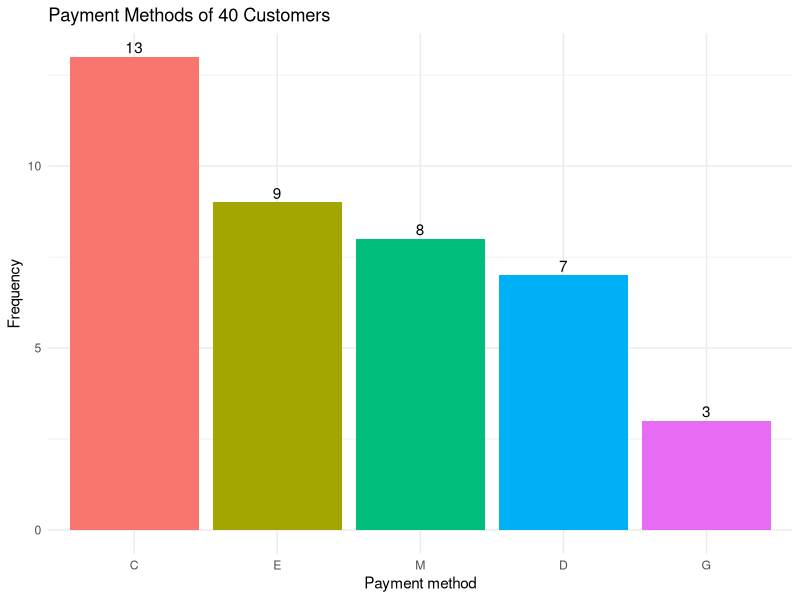
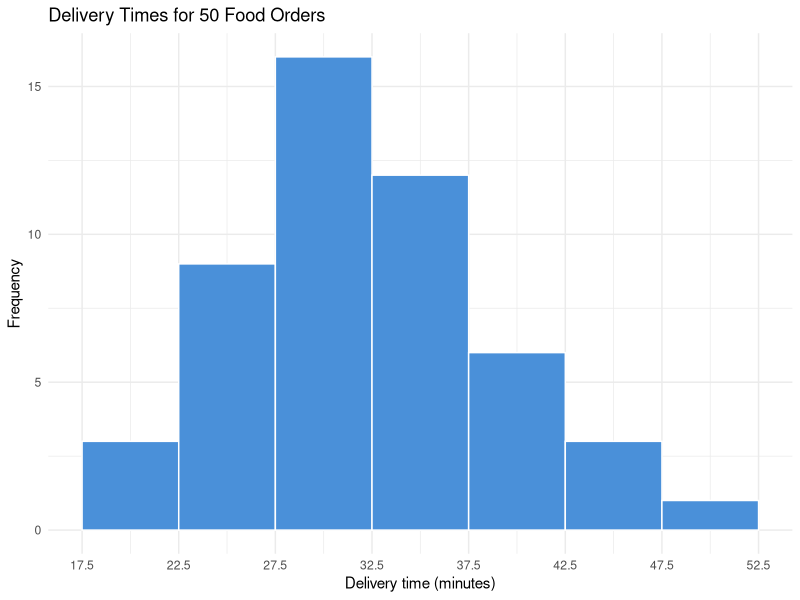
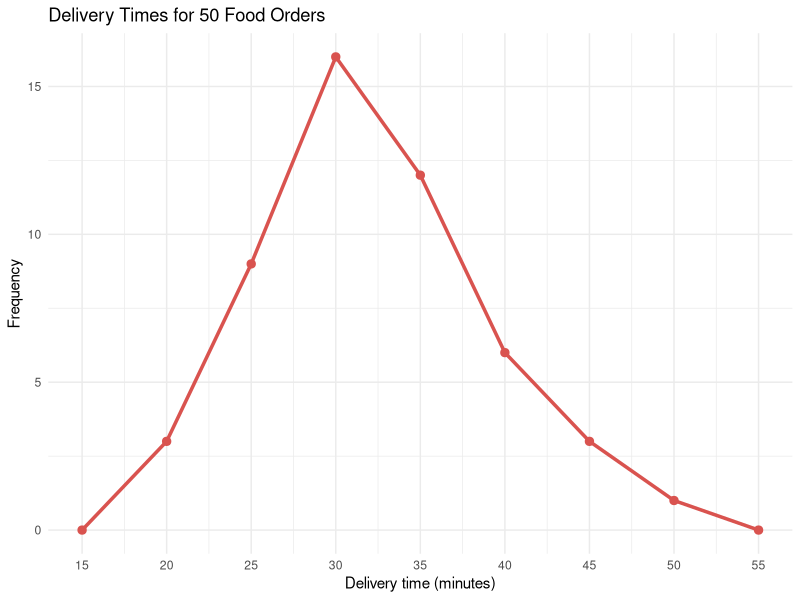
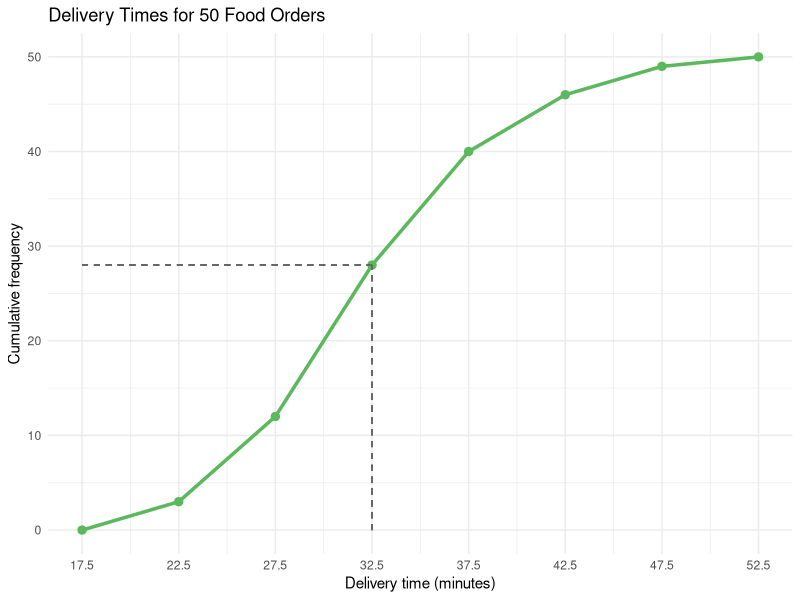
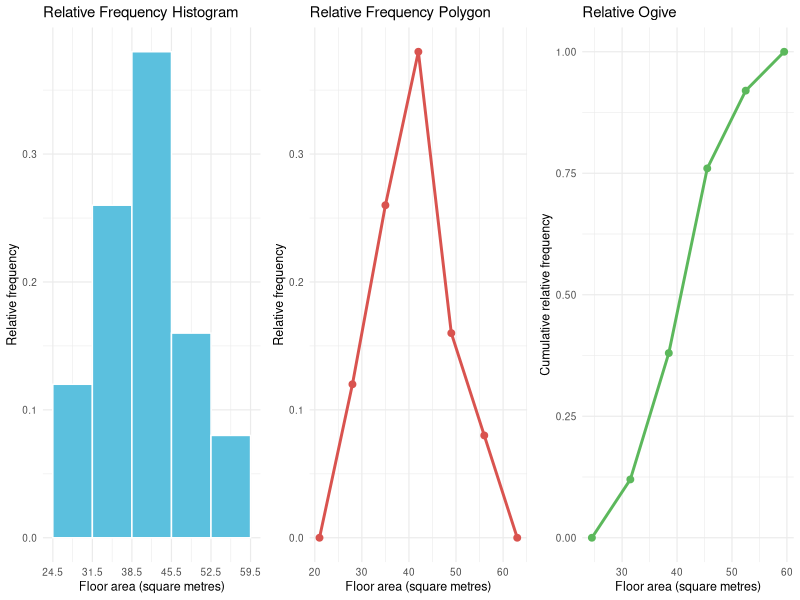
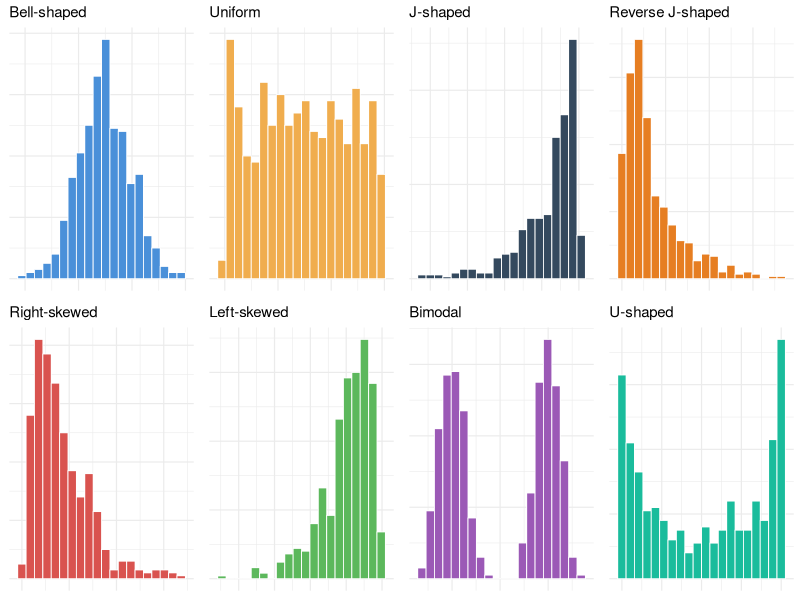
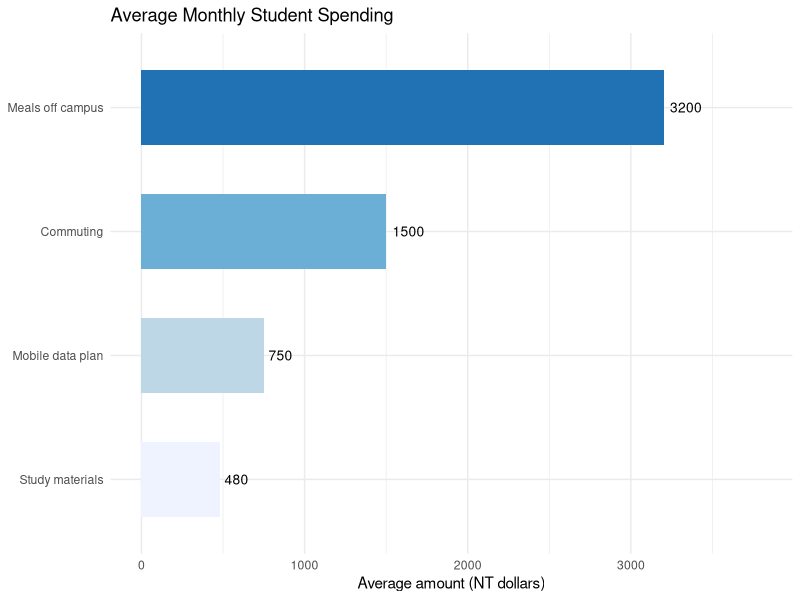
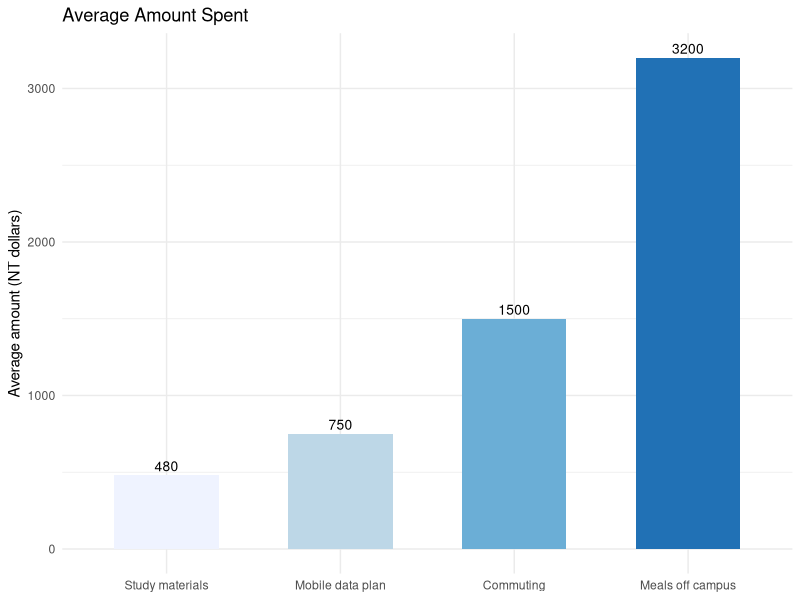

Generate these figures, in order, with R:
## ---- chunk 1
library(tidyverse)
library(gridExtra)
## ---- chunk 2
payments <- c("C","E","M","C","D","E","G","C","E","M",
              "C","D","C","E","M","E","C","G","M","D",
              "E","C","M","D","C","E","M","C","D","E",
              "M","C","G","D","E","C","M","C","C","D")

payment_freq <- data.frame(payments) |>
  count(payments) |>
  mutate(payments = factor(payments, levels = c("C","E","M","D","G"))) |>
  arrange(payments) |>
  rename(Class = payments, Frequency = n) |>
  mutate(Percent = round(Frequency / sum(Frequency) * 100, 1))

knitr::kable(payment_freq, align = "c")
## ---- chunk 3
ggplot(payment_freq, aes(x = Class, y = Frequency, fill = Class)) +
  geom_col(show.legend = FALSE) +
  geom_text(aes(label = Frequency), vjust = -0.3) +
  labs(title = "Payment Methods of 40 Customers",
       x = "Payment method", y = "Frequency") +
  theme_minimal()
## ---- chunk 4
delivery_times <- c(31,27,35,29,22,40,30,26,33,28,
                    25,32,37,30,43,29,36,31,27,34,
                    38,30,28,45,32,26,35,24,31,29,
                    18,34,41,32,27,52,30,36,25,39,
                    23,37,21,33,42,32,47,40,35,37)

highest     <- max(delivery_times)
lowest      <- min(delivery_times)
data_range  <- highest - lowest
class_width <- ceiling(data_range / 7)

c(Highest = highest, Lowest = lowest,
  Range = data_range, Width = class_width)
## ---- chunk 5
class_breaks <- seq(17.5, 52.5, by = class_width)
class_limits <- c("18-22","23-27","28-32","33-37",
                  "38-42","43-47","48-52")

delivery_freq <- data.frame(delivery_times) |>
  mutate(Class = cut(delivery_times, breaks = class_breaks,
                     labels = class_limits)) |>
  count(Class, .drop = FALSE) |>
  rename(Frequency = n) |>
  mutate(
    Boundaries = paste0(head(class_breaks, -1), "-", tail(class_breaks, -1)),
    Midpoint   = head(class_breaks, -1) + class_width / 2,
    Cumulative = cumsum(Frequency)
  )
## ---- chunk 6
knitr::kable(delivery_freq[, c("Class","Boundaries","Midpoint","Frequency")],
             col.names = c("Class limits","Class boundaries","Midpoint","Frequency"),
             align = "c")
## ---- chunk 7
cumulative_table <- data.frame(
  Class      = paste("Less than", class_breaks),
  Cumulative = c(0, delivery_freq$Cumulative)
)

knitr::kable(cumulative_table, col.names = c("", "Cumulative frequency"),
             align = "c")
## ---- chunk 8
basket_items <- c(4, 9, 3, 5, 6, 4,
                  5, 3, 7, 4, 2, 6,
                  3, 5, 4, 8, 5, 3,
                  6, 4, 2, 5, 7, 4,
                  3, 6, 5, 4, 8, 7)

basket_freq <- data.frame(basket_items) |>
  count(basket_items) |>
  rename(Class = basket_items, Frequency = n) |>
  mutate(Boundaries = paste0(Class - 0.5, "-", Class + 0.5),
         Cumulative = cumsum(Frequency))
## ---- chunk 9
knitr::kable(basket_freq[, c("Class","Boundaries","Frequency","Cumulative")],
             col.names = c("Class limits","Class boundaries",
                           "Frequency","Cumulative frequency"),
             align = "c")
## ---- chunk 10
ggplot(data.frame(delivery_times), aes(x = delivery_times)) +
  geom_histogram(breaks = class_breaks, fill = "#4a90d9", color = "white") +
  scale_x_continuous(breaks = class_breaks) +
  labs(title = "Delivery Times for 50 Food Orders",
       x = "Delivery time (minutes)", y = "Frequency") +
  theme_minimal()
## ---- chunk 11
polygon_points <- data.frame(
  x = c(15, delivery_freq$Midpoint, 55),
  y = c(0,  delivery_freq$Frequency, 0)
)

knitr::kable(delivery_freq[, c("Boundaries","Midpoint","Frequency")],
             col.names = c("Class boundaries","Midpoints","Frequency"),
             align = "c")
## ---- chunk 12
ggplot(polygon_points, aes(x, y)) +
  geom_line(color = "#d9534f", linewidth = 1.2) +
  geom_point(color = "#d9534f", size = 2.5) +
  scale_x_continuous(breaks = polygon_points$x) +
  labs(title = "Delivery Times for 50 Food Orders",
       x = "Delivery time (minutes)", y = "Frequency") +
  theme_minimal()
## ---- chunk 13
ogive_points <- data.frame(
  x = class_breaks,
  y = c(0, delivery_freq$Cumulative)
)

ogive_points
## ---- chunk 14
ggplot(ogive_points, aes(x, y)) +
  geom_line(color = "#5cb85c", linewidth = 1.2) +
  geom_point(color = "#5cb85c", size = 2.5) +
  geom_segment(x = 32.5, xend = 32.5, y = 0, yend = 28,
               linetype = "dashed", color = "grey40") +
  geom_segment(x = 17.5, xend = 32.5, y = 28, yend = 28,
               linetype = "dashed", color = "grey40") +
  scale_x_continuous(breaks = class_breaks) +
  labs(title = "Delivery Times for 50 Food Orders",
       x = "Delivery time (minutes)", y = "Cumulative frequency") +
  theme_minimal()
## ---- chunk 15
retail_units <- data.frame(
  lower = c(24.5, 31.5, 38.5, 45.5, 52.5),
  upper = c(31.5, 38.5, 45.5, 52.5, 59.5),
  freq  = c(6, 13, 19, 8, 4)
) |>
  mutate(mid    = (lower + upper) / 2,
         rel_f  = freq / sum(freq),
         cum_rf = cumsum(rel_f))

knitr::kable(retail_units[, c("lower","upper","mid","rel_f","cum_rf")],
             col.names = c("Lower boundary","Upper boundary","Midpoint",
                           "Relative frequency","Cumulative relative frequency"),
             align = "c")
## ---- chunk 16
rel_hist <- ggplot(retail_units, aes(x = mid, y = rel_f)) +
  geom_col(width = 7, fill = "#5bc0de", color = "white") +
  scale_x_continuous(breaks = c(retail_units$lower, 59.5)) +
  labs(title = "Relative Frequency Histogram",
       x = "Floor area (square metres)", y = "Relative frequency") +
  theme_minimal(base_size = 9)

rel_polygon <- ggplot(data.frame(x = c(21, retail_units$mid, 63),
                                 y = c(0, retail_units$rel_f, 0)), aes(x, y)) +
  geom_line(color = "#d9534f", linewidth = 1) +
  geom_point(color = "#d9534f", size = 2) +
  labs(title = "Relative Frequency Polygon",
       x = "Floor area (square metres)", y = "Relative frequency") +
  theme_minimal(base_size = 9)

rel_ogive <- ggplot(data.frame(x = c(24.5, retail_units$upper),
                               y = c(0, retail_units$cum_rf)), aes(x, y)) +
  geom_line(color = "#5cb85c", linewidth = 1) +
  geom_point(color = "#5cb85c", size = 2) +
  labs(title = "Relative Ogive",
       x = "Floor area (square metres)", y = "Cumulative relative frequency") +
  theme_minimal(base_size = 9)
## ---- chunk 17
gridExtra::grid.arrange(rel_hist, rel_polygon, rel_ogive, ncol = 3)
## ---- chunk 18
set.seed(42)

make_hist <- function(data, title, fill_col) {
  ggplot(data.frame(x = data), aes(x)) +
    geom_histogram(bins = 20, fill = fill_col, color = "white", linewidth = 0.3) +
    labs(title = title, x = NULL, y = NULL) +
    theme_minimal(base_size = 9) +
    theme(axis.text = element_blank())
}
## ---- chunk 19
p_bell  <- make_hist(rnorm(500, 50, 10),     "Bell-shaped",     "#4a90d9")
p_uni   <- make_hist(runif(500, 20, 80),     "Uniform",         "#f0ad4e")
p_j     <- make_hist(100 - rexp(500, 0.05),  "J-shaped",        "#34495e")
p_rj    <- make_hist(rexp(500, 0.05),        "Reverse J-shaped","#e67e22")
p_right <- make_hist(rgamma(500, 2, 0.1),    "Right-skewed",    "#d9534f")
p_left  <- make_hist(80 - rgamma(500, 2, 0.1), "Left-skewed",   "#5cb85c")
p_bimod <- make_hist(c(rnorm(250,30,5), rnorm(250,70,5)), "Bimodal",  "#9b59b6")
p_u     <- make_hist(c(rbeta(500, 0.4, 0.4) * 100),       "U-shaped", "#1abc9c")
## ---- chunk 20
gridExtra::grid.arrange(p_bell, p_uni, p_j, p_rj,
                        p_right, p_left, p_bimod, p_u, ncol = 4)
## ---- chunk 21
monthly_spending <- data.frame(
  category = c("Meals off campus", "Commuting",
               "Mobile data plan", "Study materials"),
  amount   = c(3200, 1500, 750, 480)
) |>
  mutate(category = factor(category,
                           levels = c("Study materials", "Mobile data plan",
                                      "Commuting", "Meals off campus")))
## ---- chunk 22
ggplot(monthly_spending, aes(x = amount, y = category, fill = category)) +
  geom_col(show.legend = FALSE, width = 0.6) +
  geom_text(aes(label = amount), hjust = -0.2, size = 3.5) +
  scale_x_continuous(limits = c(0, 3800)) +
  scale_fill_brewer(palette = "Blues") +
  labs(title = "Average Monthly Student Spending",
       x = "Average amount (NT dollars)", y = NULL) +
  theme_minimal()
## ---- chunk 23
ggplot(monthly_spending, aes(x = category, y = amount, fill = category)) +
  geom_col(show.legend = FALSE, width = 0.6) +
  geom_text(aes(label = amount), vjust = -0.4, size = 3.5) +
  scale_fill_brewer(palette = "Blues") +
  labs(title = "Average Amount Spent",
       x = NULL, y = "Average amount (NT dollars)") +
  theme_minimal()
## ---- chunk 24
store_formats <- c("Convenience", "Supermarket", "Hypermarket")

store_visits <- data.frame(
  # a factor keeps the formats in size order instead of alphabetical order
  format   = factor(rep(store_formats, each = 2), levels = store_formats),
  day_type = rep(c("Weekday", "Weekend"), times = 3),
  visits   = c(820, 960, 540, 910, 310, 720)
)

ggplot(store_visits, aes(x = format, y = visits, fill = day_type)) +
  geom_col(position = "dodge", width = 0.7) +
  labs(title = "Average Daily Visitors by Store Format",
       x = "Store format", y = "Visitors per day", fill = NULL) +
  theme_minimal()
## ---- chunk 25
cart_reasons <- data.frame(
  reason  = c("Shipping cost","Slow delivery","Checkout steps",
              "Payment options","Out of stock"),
  percent = c(41, 26, 33, 18, 29)
) |>
  arrange(desc(percent)) |>
  mutate(reason = factor(reason, levels = reason))

cart_reasons
## ---- chunk 26
ggplot(cart_reasons, aes(x = reason, y = percent, fill = reason)) +
  geom_col(show.legend = FALSE, width = 0.7) +
  geom_text(aes(label = paste0(percent, "%")), vjust = -0.4, size = 3.5) +
  scale_y_continuous(limits = c(0, 50)) +
  scale_fill_brewer(palette = "Reds", direction = -1) +
  labs(title = "Why Shoppers Abandon a Cart",
       x = NULL, y = "Percent of shoppers") +
  theme_minimal()
## ---- chunk 27
hotel_visitors <- data.frame(
  month    = factor(month.abb, levels = month.abb),
  visitors = c(9.8, 9.1, 7.4, 6.2, 5.5, 4.8,
               5.1, 5.4, 6.0, 7.2, 8.6, 10.4)
)
## ---- chunk 28
ggplot(hotel_visitors, aes(x = month, y = visitors, group = 1)) +
  geom_line(color = "#d9534f", linewidth = 1.2) +
  geom_point(color = "#d9534f", size = 2.5) +
  scale_y_continuous(limits = c(0, 12)) +
  labs(title = "Hot Spring Hotel Visitors",
       x = "Month", y = "Visitors (thousands)") +
  theme_minimal()
## ---- chunk 29
hot_drinks <- data.frame(
  drink = c("Latte","Americano","Milk tea","Black tea","Hot cocoa"),
  cups  = c(12.7, 9.4, 6.1, 4.8, 3.0)
) |>
  mutate(drink   = factor(drink, levels = drink),
         Degrees = round(cups / sum(cups) * 360),
         Percent = round(cups / sum(cups) * 100, 1))

knitr::kable(hot_drinks, col.names = c("Drink","Cups","Degrees","Percent"),
             align = "c")
## ---- chunk 30
ggplot(hot_drinks, aes(x = "", y = cups, fill = drink)) +
  geom_col(width = 1, color = "white") +
  coord_polar(theta = "y", direction = -1) +
  geom_text(aes(label = paste0(Percent, "%")),
            position = position_stack(vjust = 0.5), size = 3.2) +
  scale_fill_brewer(palette = "Set2") +
  labs(title = "Hot Drinks Sold in One Week", fill = NULL) +
  theme_void()
## ---- chunk 31
shift_volume <- data.frame(
  shift    = c("Morning","Afternoon","Night"),
  packages = c(3060, 3240, 2700)
) |>
  mutate(shift   = factor(shift, levels = shift),
         Degrees = round(packages / sum(packages) * 360),
         Percent = round(packages / sum(packages) * 100))

knitr::kable(shift_volume, col.names = c("Shift","Frequency","Degrees","Percent"),
             align = "c")
## ---- chunk 32
ggplot(shift_volume, aes(x = "", y = packages, fill = shift)) +
  geom_col(width = 1, color = "white") +
  coord_polar(theta = "y", direction = -1) +
  geom_text(aes(label = paste0(shift, "\n", Percent, "%")),
            position = position_stack(vjust = 0.5), size = 3.2) +
  scale_fill_manual(values = c("#4a90d9","#d9534f","#5cb85c")) +
  labs(title = "Packages Sorted by Shift", fill = NULL) +
  theme_void()
## ---- chunk 33
complaints <- c(2,1,0,3,12,1,4,1,2,5,
                1,0,2,1, 3,6,1,0,2,1,
                3,9,5,2, 1,4,0,2,1,0,
                1,4,2,3, 0,1,6,2,3,7,
                0,2,1,3, 4,5,6,3,2,4)

table(complaints)
## ---- chunk 34
ggplot(data.frame(complaints), aes(x = complaints)) +
  geom_dotplot(binwidth = 1, method = "histodot", dotsize = 0.55,
               fill = "#2c4a6e", color = "white") +
  scale_x_continuous(breaks = 0:12) +
  scale_y_continuous(NULL, breaks = NULL) +
  labs(title = "Complaints by Product Line", x = "Number of complaints") +
  theme_minimal()
## ---- chunk 35
evening_customers <- c(33,22,41,13,54,
                        8,35,31,58,26,
                       45,32,17,38,24,
                       51,33,47,36,42)

leaves_by_stem <- function(values, lower_limits, width, decreasing = FALSE) {
  vapply(lower_limits, function(lo) {
    in_row <- values[values >= lo & values < lo + width]
    paste(sort(in_row %% 10, decreasing = decreasing), collapse = " ")
  }, character(1))
}

stem_rows <- seq(0, 50, by = 10)
data.frame(Stem   = stem_rows %/% 10,
           Leaves = leaves_by_stem(evening_customers, stem_rows, width = 10)) |>
  knitr::kable(align = "c")
## ---- chunk 36
stem(evening_customers, scale = 2)
## ---- chunk 37
pallets <- c(57,63,50,66,55,
             69,52,58,61,76,
             54,67,59,65,60,
             71,56,64,51,68,
             53,62,57,78,55,
             59,73,66,63,69)

class_rows <- seq(50, 75, by = 5)
data.frame(Stem   = class_rows %/% 10,
           Leaves = leaves_by_stem(pallets, class_rows, width = 5)) |>
  knitr::kable(align = "c")
## ---- chunk 38
taipei    <- c(64,57,52,45,60, 55,38,68,50,62, 63,44,58,70,41,
               69,53,61,66,56, 73,58,49,45,64)
taichung  <- c(45,53,44,36,47, 61,55,40,35,32, 54,34,51,43,36,
               48,41,39,50,72, 58,42,66,45,55)

stem_rows <- seq(30, 70, by = 10)
data.frame(
  Taipei   = leaves_by_stem(taipei, stem_rows, width = 10, decreasing = TRUE),
  Stem     = stem_rows %/% 10,
  Taichung = leaves_by_stem(taichung, stem_rows, width = 10)
) |> knitr::kable(align = "c")
## ---- chunk 39
vehicles_on_road <- data.frame(
  maker   = c("Manufacturer", "Competitor I", "Competitor II"),
  percent = c(98, 97, 96.5)
)
## ---- chunk 40
ggplot(vehicles_on_road, aes(maker, percent, fill = maker)) +
  geom_col(show.legend = FALSE, width = 0.5) +
  coord_cartesian(ylim = c(95, 100)) +
  labs(title = "Vehicles on the Road (scale 95 to 100)",
       x = NULL, y = "Percent of cars on road") +
  theme_minimal()
## ---- chunk 41
ggplot(vehicles_on_road, aes(maker, percent, fill = maker)) +
  geom_col(show.legend = FALSE, width = 0.5) +
  coord_cartesian(ylim = c(0, 100)) +
  labs(title = "Vehicles on the Road (scale 0 to 100)",
       x = NULL, y = "Percent of cars on road") +
  theme_minimal()
